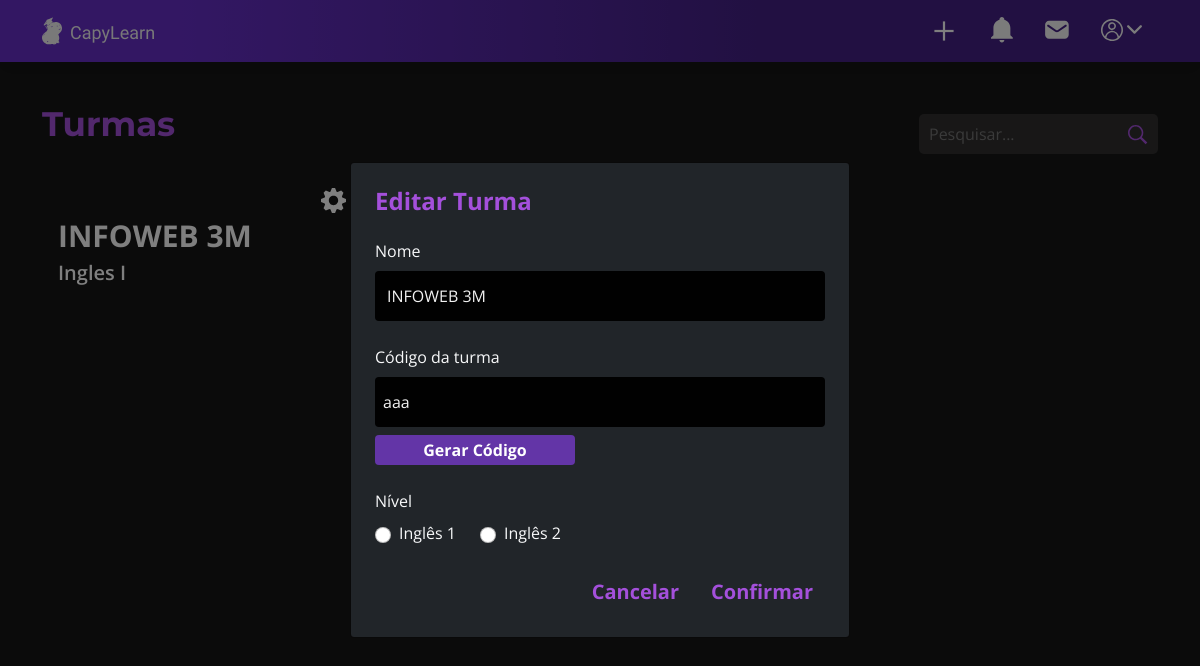
Before: /listar_turmas?editar=1 (signed in) with the older database file.
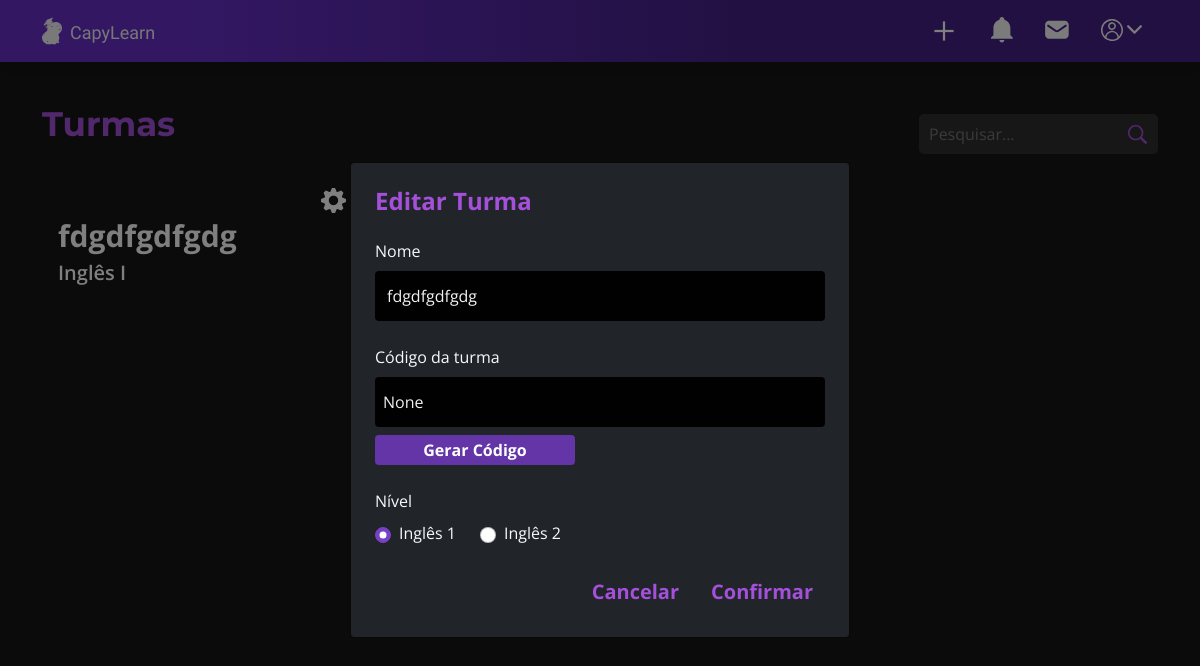
After: the same page with the newer database file.
### models/turma.py (models this page shows, shortened)
class Turma(db.Model):
	__tablename__= "turma"
	id = db.Column(db.Integer, primary_key = True)
	codigo = db.Column(db.String(100))
	nome = db.Column(db.String(100))
	nivel = db.Column(db.Integer)
	professor_id = db.Column(db.Integer, db.ForeignKey('usuario.id'), nullable=False)
	professor = db.relationship('Usuario', back_populates='turma')
	alunos = db.relationship('Aluno', back_populates='turma', cascade="all, delete-orphan")
	materiais = db.relationship('Material', backref='turma',  cascade="all, delete-orphan")

### app.py (the view)
@app.route('/listar_turmas')
@login_required
def listar_turma():
    turmas = Turma.query.all()
    turma_id = request.args.get("editar")
    turma = None
    if turma_id:
        turma = Turma.query.get(turma_id)
    if not turmas:
        return redirect('/')
    return render_template(
        'pagina-listar-turmas.html',
        turmas=turmas,
        turma=turma
    )

### controllers/usuario.py (called while the page is built)
@lm.user_loader
def load_user(id):
	usuario = Usuario.query.filter_by(id = id).first()
	return usuario

### templates/pagina-listar-turmas.html (shortened to what this page needs)
{% extends 'pagina-base-dashboard.html' %}
{% block plus %}
<a id="openModal" class="nav-link" data-bs-toggle="modal" data-bs-target="#modalCriar">
    <img src="{{ url_for('static', filename='img/simbolo-add.svg') }}" class="imagem-add">
</a>
{% endblock %}
{% block conteudo %}
<div class="conteudo-listar-turmas pt-4 container d-flex flex-column gap-2">
    {% set mensagens = get_flashed_messages() %}
    <div class="d-flex justify-content-between align-items-center">
        <h1 class="ingles-titulo d-flex row align-self-start m-0">Turmas</h1>
        <form class="d-flex">
            <input class="pesquisa" type="search" placeholder="Pesquisar..." aria-label="Search">
            <button class="enviar" type="submit">
                <img class="luparoxa" src="/static/img/luparoxa.svg" alt="">
            </button>
        </form>
    </div>
    <ul class="lista-turmas d-flex gap-3 list-unstyled flex-wrap">
        {% for t in turmas %}
        <li class="p-3 text-decoration-none gap-2 d-flex flex-column justify-content-center">
            <div class="h-100">
                <div class="dropdown d-flex justify-content-end">
                    <a href="#" class="d-flex justify-content-end mm" id="userDropdown" role="button" data-bs-toggle="dropdown">
                        <img src="/static/img/imagem-engrenagem.svg" alt="">
                    </a>
                </div>
                <a href="/turma_aluno/{{ t.id }}" class="m-0 text-decoration-none">{{ t.nome }}</a>
                <p class="m-0">{{ t.nivel }}</p>
            </div>
        </li>
        {% endfor %}
    </ul>
    {% if turma %}
        <div class="modal fade" id="modalEditar" tabindex="-1">
            <div class="modal-dialog modal-dialog-centered ">
                <div class="modal-content bg-dark text-light p-4 rounded">
                    <h4 class="text-roxo fw-bold">Editar Turma</h4>
                    <form method="POST" action="/turmas/update/{{ turma.id }}" class="d-flex flex-column gap-4 mt-3">
                        <div>
                            <label class="form-label">Nome</label>
                            <input class="form-control input-roxo border-0" type="text"
                                name="nome_turma" value="{{ turma.nome }}">
                        </div>
                        <div class="add-cod-turma  rounded gap-2 d-flex flex-column h-100">
                            <label for="cod_turma" class="cod_turma m-0 titulo-input d-flex flex-column">Código da turma</label>
                            <input class="form-control border-0 input-roxo input-roxo-codigo ps-2" type="text" name="codigo_turma" id="cod_turma" readonly value="{{turma.codigo}}">
                            <button type="button" class="botao-gerar-codigo rounded border-0 fs-6" onclick="gerarCodigo()">Gerar Código</button>
                        </div>
                        <div>
                            <label class="form-label">Nível</label>
                            <div class="d-flex gap-4">
                                <label class="form-check d-flex align-items-center gap-2">
                                    <input type="radio" class="form-check-input"
                                        name="nivel_turma" value="Inglês I"
                                        {{ "checked" if turma.nivel == "Inglês I" else "" }}>
                                    Inglês 1
                                </label>
                                <label class="form-check d-flex align-items-center gap-2">
                                    <input type="radio" class="form-check-input"
                                        name="nivel_turma" value="Inglês II"
                                        {{ "checked" if turma.nivel == "Inglês II" else "" }}>
                                    Inglês 2
                                </label>
                            </div>
                        </div>
                        <div class="d-flex justify-content-end gap-2">
                            <a href="/listar_turmas" class="btn fw-bold fs-5" id="cancelButton">Cancelar</a>
                            <button type="submit" class="btn fw-bold fs-5" id="confirmButton">Confirmar</button>
                        </div>
                    </form>
                </div>
            </div>
        </div>
    {% endif %}
</div>
{% endblock %}

### templates/pagina-base-dashboard.html (shortened to what this page needs)
<!DOCTYPE html>
<html lang="en">
<head>
    <link rel="stylesheet" href="{{url_for('static', filename='css/style.css')}}">
    <link href="https://cdn.jsdelivr.net/npm/bootstrap@5.0.2/dist/css/bootstrap.min.css" rel="stylesheet">
</head>
<body>
    <section class="tudo-dashboard h-100">
        <nav class="navbar navbar-expand-sm text-light shadow fixed-top">
            <div class="container">
                <div class="d-flex align-items-center justify-content-center gap-2 d-none d-sm-flex">
                    <img src="{{url_for('static', filename='img/capybara-branca.svg')}}" class="capybara-logo-dashboard">
                    <h2 class="pt-1 texto-logo dashboard">CapyLearn</h2>
                </div>
                <div class="d-flex">
                    <div class="d-flex">
                        {% block plus %}{% endblock %}
                        <a class="nav-link" href="#"><img src="{{url_for('static', filename='img/notificacaobranca.svg')}}" alt=""></a>
                        <a class="nav-link" href="#"><img src="{{url_for('static', filename='img/mensagembranca.svg')}}" alt=""></a>
                    </div>
                    <div class="nav-item dropdown">
                        <a class="nav-link" href="#" id="userDropdown" role="button" data-bs-toggle="dropdown" aria-expanded="false">
                            <img src="{{url_for('static', filename='img/perfilbranco.svg')}}" alt="">
                            <img class="gg" src="{{url_for('static', filename='img/setinhaa.svg')}}" alt="">
                        </a>
                    </div>
                </div>
            </div>
        </nav>
            <div class="conteudo-dashboard-cinza h-100 w-100">
                {% block conteudo %}
                {% endblock %}
            </div>
        </section>
</body>
</html>

### static/css/style.css (style rules this page uses)
* { margin: 0; padding: 0; font-family: "Open Sans", sans-serif; scrollbar-width: thin; scrollbar-color: #7641C5 #CECECE; }
body { overflow-x: hidden; }
html, body { width: 100%; height: 100%; }
a { cursor: pointer; }
.text-roxo { color: #A450DB; }
.texto-logo { color: var(--branco, #F1F1F1); font-family: "Odor Mean Chey"; font-style: normal; font-weight: 400; }
.informacoes a, p { font-size: 12px; }
.materiais img, .atividades img, .turmas img, .links img , .gg { width: 15px!important; height: 15px!important; }
.tudo-dashboard { padding-top: 60px; }
.navbar { background: #662FC8; background: linear-gradient(90deg, rgba(102, 47, 200, 1) 15%, rgba(68, 33, 134, 1) 63%); }
.pesquisa { background-color: #302F2F!important; border-radius: 5px 0px 0px 5px!important; }
.enviar { background-color: #302F2F!important; border-radius: 0px 5px 5px 0px!important; }
.luparoxa { position: relative; bottom: 3px; }
.popap #codigo, .pesquisa, .enviar { color: #F1F1F1; padding: 10px; margin: 10px 0; border-radius: 5px; height: 40px; background:#010101; border: none; }
#confirmButton, #cancelButton { font-size: 16px; color: #A450DB; border: none; background-color: #17171700; border-radius: 5px; cursor: pointer; }
.capybara-logo-dashboard { width: 20px; height: 28px; }
.texto-logo.dashboard { margin: 0; font-size: 18px; line-height: 100%; }
.tudo-dashboard .imagem-add { width: 30px; height: 30px; }
.conteudo-dashboard-cinza { padding: 20px; background: #171717; height: 100%; box-shadow: inset -1px 75px 14px -65px rgba(0,0,0,0.02); }
.navbar { height: 62px; }
.form-check-input:checked { background-color: #7641C5!important; border-color: #7641C5!important; color: #7641C5; }
.mm, .mm .engrenagem-roxa { width: 25px; }
.ingles-titulo { color: #A450DB; text-align: center; font-family: "Montserrat", sans-serif; font-size: 34px; font-weight: 700; }
.input-roxo { color: #F1F1F1!important; height: 50px; background: #010101!important; }
.forms-criar-turma .botao-criar-turma, .forms-add-material .botao-postar-material, .botao-gerar-codigo { background-color: #6335A7; width: 200px; height: 30px; color: #FFF; font-size: 20px; font-weight: 700; }
.conteudo-listar-turmas .lista-turmas li { width: 320px; height: 156px; background-image: url(/static/img/imagem-turma.svg); background-repeat: no-repeat; background-size: contain; }
.conteudo-listar-turmas .lista-turmas li a { color: #FFF; font-size: 30px; font-weight: 700; }
.conteudo-listar-turmas .lista-turmas li img { width: 25px; height: 25px; }
.conteudo-listar-turmas .lista-turmas li div :nth-child(3) { color: #FFF; font-size: 20px; font-weight: 600; }

Changed rows visible on the page:
changed Turma: nome "INFOWEB 3M" → "fdgdfgdfgdg"; nivel "Ingles I" → "Inglês I"; nome_turma "INFOWEB 3M" → "fdgdfgdfgdg"; codigo_turma "aaa" → "None"
Other visible differences:
form field nivel_turma: "☐ Inglês 1" → "☑ Inglês 1"
